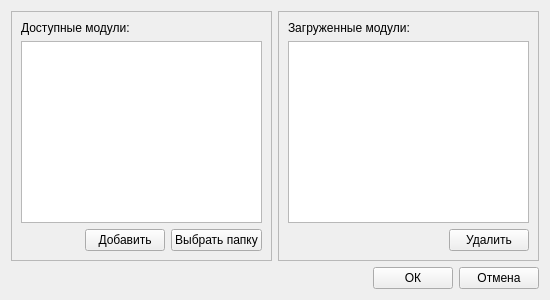
<?xml version="1.0" encoding="UTF-8"?>
<ui version="4.0">
 <class>MIBManagmentWindow</class>
 <widget class="QWidget" name="MIBManagmentWindow">
  <property name="enabled">
   <bool>true</bool>
  </property>
  <property name="geometry">
   <rect>
    <x>0</x>
    <y>0</y>
    <width>550</width>
    <height>300</height>
   </rect>
  </property>
  <property name="sizePolicy">
   <sizepolicy hsizetype="Ignored" vsizetype="Ignored">
    <horstretch>0</horstretch>
    <verstretch>0</verstretch>
   </sizepolicy>
  </property>
  <property name="minimumSize">
   <size>
    <width>550</width>
    <height>300</height>
   </size>
  </property>
  <property name="windowTitle">
   <string>Управление MIB модулями</string>
  </property>
  <layout class="QGridLayout" name="gridLayout_3">
   <property name="sizeConstraint">
    <enum>QLayout::SetDefaultConstraint</enum>
   </property>
   <item row="0" column="0">
    <widget class="QFrame" name="availableModulesFrame">
     <property name="frameShape">
      <enum>QFrame::StyledPanel</enum>
     </property>
     <property name="frameShadow">
      <enum>QFrame::Plain</enum>
     </property>
     <layout class="QGridLayout" name="gridLayout">
      <item row="2" column="2">
       <widget class="QPushButton" name="selectFolderButton">
        <property name="focusPolicy">
         <enum>Qt::NoFocus</enum>
        </property>
        <property name="toolTip">
         <string>&lt;html&gt;&lt;head/&gt;&lt;body&gt;&lt;p&gt;Выбрать папку, откуда будет происходить загрузка модулей.&lt;/p&gt;&lt;/body&gt;&lt;/html&gt;</string>
        </property>
        <property name="text">
         <string>Выбрать папку</string>
        </property>
       </widget>
      </item>
      <item row="1" column="0" colspan="3">
       <widget class="QListWidget" name="availableModulesList"/>
      </item>
      <item row="0" column="0" colspan="3">
       <widget class="QLabel" name="availableModulesLabel">
        <property name="text">
         <string>Доступные модули:</string>
        </property>
       </widget>
      </item>
      <item row="2" column="1">
       <widget class="QPushButton" name="loadModuleButton">
        <property name="focusPolicy">
         <enum>Qt::NoFocus</enum>
        </property>
        <property name="toolTip">
         <string>&lt;html&gt;&lt;head/&gt;&lt;body&gt;&lt;p&gt;Загрузить выбранный модуль и модули, которые он импортирует.&lt;/p&gt;&lt;/body&gt;&lt;/html&gt;</string>
        </property>
        <property name="text">
         <string>Добавить</string>
        </property>
       </widget>
      </item>
      <item row="2" column="0">
       <spacer name="horizontalSpacer">
        <property name="orientation">
         <enum>Qt::Horizontal</enum>
        </property>
        <property name="sizeHint" stdset="0">
         <size>
          <width>40</width>
          <height>20</height>
         </size>
        </property>
       </spacer>
      </item>
     </layout>
    </widget>
   </item>
   <item row="0" column="1">
    <widget class="QFrame" name="loadedModulesFrame">
     <property name="frameShape">
      <enum>QFrame::StyledPanel</enum>
     </property>
     <property name="frameShadow">
      <enum>QFrame::Plain</enum>
     </property>
     <layout class="QGridLayout" name="gridLayout_2">
      <item row="2" column="1">
       <widget class="QPushButton" name="unloadModuleButton">
        <property name="focusPolicy">
         <enum>Qt::NoFocus</enum>
        </property>
        <property name="toolTip">
         <string>&lt;html&gt;&lt;head/&gt;&lt;body&gt;&lt;p&gt;Удалить выбранный модуль и модули, которые его импортируют.&lt;/p&gt;&lt;/body&gt;&lt;/html&gt;</string>
        </property>
        <property name="text">
         <string>Удалить</string>
        </property>
       </widget>
      </item>
      <item row="1" column="0" colspan="2">
       <widget class="QListWidget" name="loadedModulesList"/>
      </item>
      <item row="0" column="0" colspan="2">
       <widget class="QLabel" name="loadedModulesLabel">
        <property name="text">
         <string>Загруженные модули:</string>
        </property>
       </widget>
      </item>
      <item row="2" column="0">
       <spacer name="horizontalSpacer_2">
        <property name="orientation">
         <enum>Qt::Horizontal</enum>
        </property>
        <property name="sizeHint" stdset="0">
         <size>
          <width>40</width>
          <height>20</height>
         </size>
        </property>
       </spacer>
      </item>
     </layout>
    </widget>
   </item>
   <item row="1" column="0" colspan="2">
    <layout class="QHBoxLayout" name="horizontalLayout">
     <item>
      <spacer name="horizontalSpacer_3">
       <property name="orientation">
        <enum>Qt::Horizontal</enum>
       </property>
       <property name="sizeHint" stdset="0">
        <size>
         <width>40</width>
         <height>20</height>
        </size>
       </property>
      </spacer>
     </item>
     <item>
      <widget class="QPushButton" name="okButton">
       <property name="focusPolicy">
        <enum>Qt::NoFocus</enum>
       </property>
       <property name="text">
        <string>ОК</string>
       </property>
      </widget>
     </item>
     <item>
      <widget class="QPushButton" name="cancelButton">
       <property name="focusPolicy">
        <enum>Qt::NoFocus</enum>
       </property>
       <property name="text">
        <string>Отмена</string>
       </property>
      </widget>
     </item>
    </layout>
   </item>
  </layout>
 </widget>
 <resources/>
 <connections/>
</ui>
